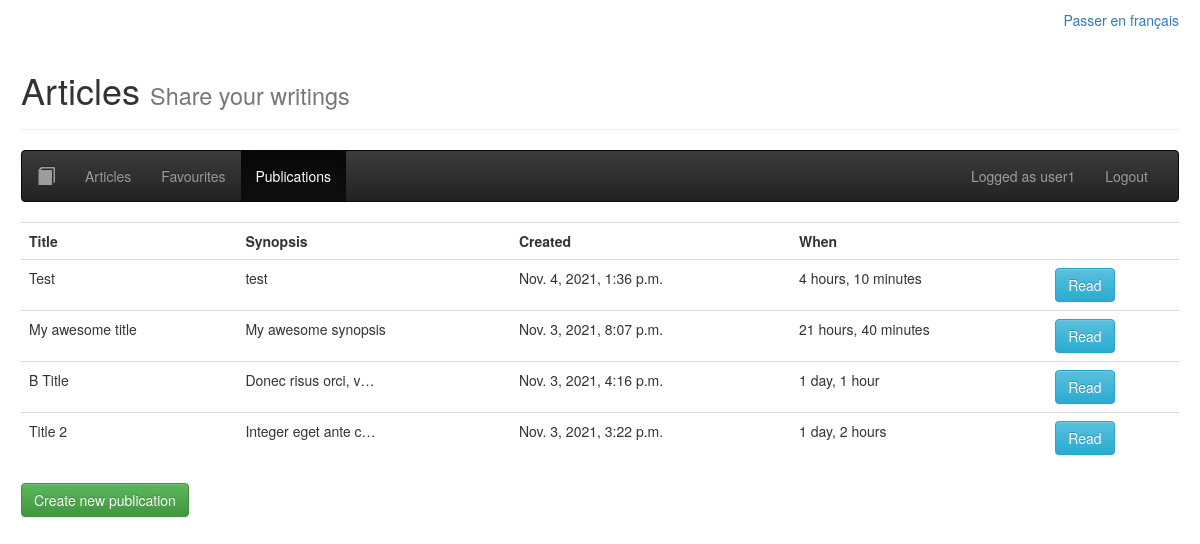
The page /publications/ (signed in) on the database its author committed.
### ex/models.py (models this page shows, shortened)
class Article(models.Model):
	title = models.CharField(max_length=64, null=False)
	author = models.ForeignKey(User, on_delete=models.CASCADE, null=False)
	created = models.DateTimeField(auto_now_add=True, null=False)
	synopsis = models.CharField(max_length=312, null=False)
	content = models.TextField(null=False)

### ex/views.py (the view)
# urls.py: path('publications/', Publications.as_view(), name='publications'),
class Publications(ListView):
	model = Article
	template_name = 'ex/publication_list.html'
	extra_context = {
		"current_page": "publications",
	}
	def get_queryset(self):
		return Article.objects.filter(author=self.request.user)
	def get(self, request, *args, **kwargs):
		if not request.user.is_authenticated:
			return redirect(reverse_lazy('home'))
		return super().get(request, *args, **kwargs)

### ex/templates/ex/publication_list.html (shortened to what this page needs)
{% extends 'ex/base.html' %}
{% block body %}
{% include 'ex/nav.html' %}
<table class="table">
	<tr>
		<th>Title</th>
		<th>Synopsis</th>
		<th>Created</th>
		<th>When</th>
		<th></th>
	</tr>
	{% for article in object_list|dictsortreversed:"created" %}
	<tr>
		<td>{{ article.title }}</td>
		<td>{{ article.synopsis|truncatechars:20 }}</td>
		<td>{{ article.created }}</td>
		<td>{{ article.created|timesince }}</td>
		<td><a class="btn btn-info" href="{% url 'detail' article.pk %}">Read</a></td>
	</tr>
	{% endfor %}
</table>
<a class="btn btn-success" href="{% url 'publish' %}">Create new publication</a>
{% endblock %}

### ex/templates/ex/nav.html (shortened to what this page needs)
<nav class="navbar navbar-inverse">
  <div class="container-fluid">
    <div class="navbar-header">
      <a class="navbar-brand" href="{% url 'home' %}">
        <span class="glyphicon glyphicon-book the-icon" aria-hidden="true"></span>
      </a>
    </div>
    <div class="collapse navbar-collapse" id="bs-example-navbar-collapse-1">
      <ul class="nav navbar-nav">
        <li class="{% if current_page == 'articles' %}active{% endif %}"><a class="nav-link" href="{% url 'articles' %}">Articles</a></li>
        {% if user.is_authenticated %}
        <li class="{% if current_page == 'favourites' %}active{% endif %}"><a class="nav-link" href="{% url 'favourites' %}">Favourites</a></li>
        <li class="{% if current_page == 'publications' %}active{% endif %}"><a class="nav-link" href="{% url 'publications' %}">Publications</a></li>
        {% else %}
        <li class="{% if current_page == 'register' %}active{% endif %}"><a class="nav-link" href="{% url 'register' %}">Register</a></li>
        {% endif %}
      </ul>
      {% if user.is_authenticated %}
      <ul class="nav navbar-nav navbar-right">
        <li><p class="navbar-text navbar-left">Logged as {{ user }}</p></li>
        <li><a class="nav-link" href="{% url 'logout' %}">Logout</a></li>
      </ul>
      {% endif %}
    </div>
  </div>
</nav>

### rows shown on the page
Article: title "Test", synopsis "test", created "Nov. 4, 2021, 1:36 p.m.", created "4 hours, 10 minutes"
Article: title "My awesome title", synopsis "My awesome synopsis", created "Nov. 3, 2021, 8:07 p.m.", created "21 hours, 40 minutes"
Article: title "B Title", synopsis "Donec risus orci, v…", created "Nov. 3, 2021, 4:16 p.m.", created "1 day, 1 hour"
Article: title "Title 2", synopsis "Integer eget ante c…", created "Nov. 3, 2021, 3:22 p.m.", created "1 day, 2 hours"

### other values the page prints
{{ user }} "user1"
